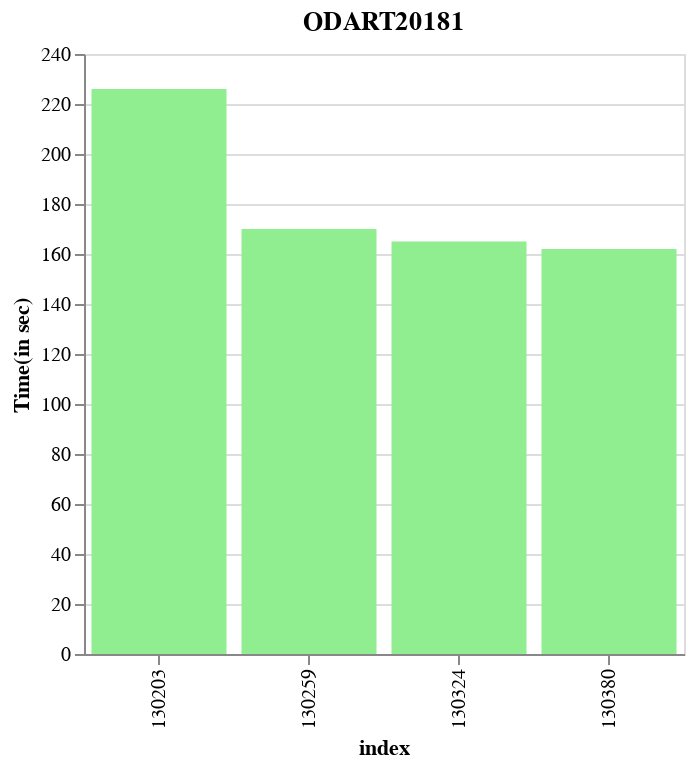

Notebook code for this chart:
### Markdown cell above
## Widget for Individual Trusts ##

### Code cell
trust_iteration_list = result[0].TrustID.tolist()

z = widgets.Dropdown(
    options=trust_iteration_list,
    value=trust_iteration_list[0],
    description='Trust:',
)

display(z)

def on_change(change):
    if change['name'] == 'value' and (change['new'] != change['old']):
        get_trust = change['new']
        clear_output()
        display(z)
        trust_df = trust_frame(result, get_trust)
        display(trust_chart(trust_df, get_trust))
        display(trust_df)

z.observe(on_change)

### Figure 1 — Vega-Lite specification as saved in the notebook (floating-point values rounded to 4 significant figures)
{"config": {"view": {"continuousWidth": 400, "continuousHeight": 300}}, "data": {"name": "data-cbfd018be3349233dbfd53d60051aad3"}, "mark": "bar", "encoding": {"color": {"value": "lightgreen"}, "x": {"type": "nominal", "field": "index"}, "y": {"type": "quantitative", "field": "Time(in sec)"}}, "title": "ODART20181", "width": 300, "$schema": "https://vega.github.io/schema/vega-lite/v4.8.1.json", "datasets": {"data-cbfd018be3349233dbfd53d60051aad3": [{"index": "130203", "TrustID": "ODART20181", "Time Taken (h:m:s)": "0:3:46", "Time(in sec)": 226}, {"index": "130259", "TrustID": "ODART20181", "Time Taken (h:m:s)": "0:2:50", "Time(in sec)": 170}, {"index": "130324", "TrustID": "ODART20181", "Time Taken (h:m:s)": "0:2:45", "Time(in sec)": 165}, {"index": "130380", "TrustID": "ODART20181", "Time Taken (h:m:s)": "0:2:42", "Time(in sec)": 162}]}}
